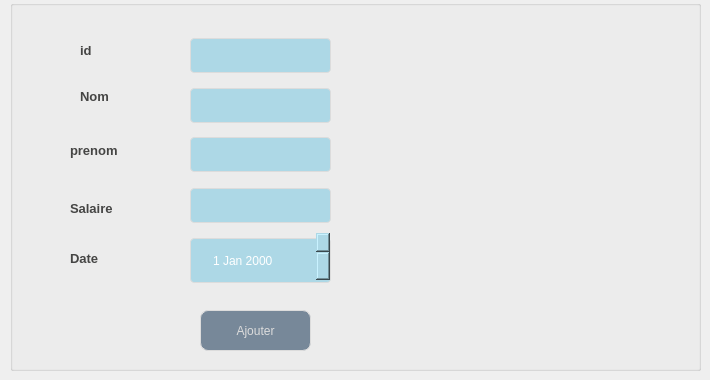
        <widget class="QWidget" name="tab">
         <attribute name="title">
          <string>Ajouter employes</string>
         </attribute>
         <widget class="QGroupBox" name="groupBox">
          <property name="geometry">
           <rect>
            <x>10</x>
            <y>0</y>
            <width>691</width>
            <height>371</height>
           </rect>
          </property>
          <property name="title">
           <string/>
          </property>
          <widget class="QLabel" name="label">
           <property name="geometry">
            <rect>
             <x>70</x>
             <y>40</y>
             <width>71</width>
             <height>20</height>
            </rect>
           </property>
           <property name="styleSheet">
            <string notr="true">background-color: transparent;
font: 8pt &quot;Castellar&quot;;
	color: #454544;
	font-weight: bold;
	font-size: 13px;
border:none;</string>
           </property>
           <property name="text">
            <string>id</string>
           </property>
          </widget>
          <widget class="QLabel" name="label_2">
           <property name="geometry">
            <rect>
             <x>70</x>
             <y>86</y>
             <width>81</width>
             <height>20</height>
            </rect>
           </property>
           <property name="styleSheet">
            <string notr="true">background-color: transparent;
font: 8pt &quot;Castellar&quot;;
	color: #454544;
	font-weight: bold;
	font-size: 13px;
border:none;</string>
           </property>
           <property name="text">
            <string>Nom </string>
           </property>
          </widget>
          <widget class="QLabel" name="label_3">
           <property name="geometry">
            <rect>
             <x>60</x>
             <y>200</y>
             <width>71</width>
             <height>16</height>
            </rect>
           </property>
           <property name="styleSheet">
            <string notr="true">background-color: transparent;
font: 8pt &quot;Castellar&quot;;
	color: #454544;
	font-weight: bold;
	font-size: 13px;
border:none;</string>
           </property>
           <property name="text">
            <string>Salaire</string>
           </property>
          </widget>
          <widget class="QPushButton" name="BA">
           <property name="geometry">
            <rect>
             <x>190</x>
             <y>310</y>
             <width>111</width>
             <height>41</height>
            </rect>
           </property>
           <property name="styleSheet">
            <string notr="true">QPushButton {
	font: 87 8pt &quot;Segoe UI Black&quot;;
color: #dcdcdc;
background:#778899;
border: none;
border: 1px solid #DCDCDC;
border-radius: 8px;

}
QPushButton:hover {
color:#fff;
font: 87 8pt &quot;Segoe UI Black&quot;;
background:#ADD8E6;
border: none;
}</string>
           </property>
           <property name="text">
            <string>Ajouter</string>
           </property>
          </widget>
          <widget class="QLineEdit" name="lineEdit">
           <property name="geometry">
            <rect>
             <x>180</x>
             <y>30</y>
             <width>141</width>
             <height>51</height>
            </rect>
           </property>
           <property name="styleSheet">
            <string notr="true">
QLineEdit {
  width: 100%;
  padding: 12px 20px;
  margin: 8px 0;
  display: inline-block;
  border: 1px solid #dcdcdc;
  border-radius: 4px;
  box-sizing: border-box;
  background: #ADD8E6;
  color: #FFFFFF;
}</string>
           </property>
          </widget>
          <widget class="QLineEdit" name="lineEdit_3">
           <property name="geometry">
            <rect>
             <x>180</x>
             <y>80</y>
             <width>141</width>
             <height>51</height>
            </rect>
           </property>
           <property name="styleSheet">
            <string notr="true">QLineEdit {
  width: 100%;
  padding: 12px 20px;
  margin: 8px 0;
  display: inline-block;
  border: 1px solid #dcdcdc;
  border-radius: 4px;
  box-sizing: border-box;
  background: #ADD8E6;
  color: #FFFFFF;
}
</string>
           </property>
          </widget>
          <widget class="QLineEdit" name="lineEdit_4">
           <property name="geometry">
            <rect>
             <x>180</x>
             <y>180</y>
             <width>141</width>
             <height>51</height>
            </rect>
           </property>
           <property name="styleSheet">
            <string notr="true">QLineEdit {
  width: 100%;
  padding: 12px 20px;
  margin: 8px 0;
  display: inline-block;
  border: 1px solid #dcdcdc;
  border-radius: 4px;
  box-sizing: border-box;
  background: #ADD8E6;
  color: #FFFFFF;
}</string>
           </property>
          </widget>
          <widget class="QLabel" name="label_10">
           <property name="geometry">
            <rect>
             <x>60</x>
             <y>250</y>
             <width>91</width>
             <height>16</height>
            </rect>
           </property>
           <property name="styleSheet">
            <string notr="true">background-color: transparent;
font: 8pt &quot;Castellar&quot;;
	color: #454544;
	font-weight: bold;
	font-size: 13px;
border:none;</string>
           </property>
           <property name="text">
            <string>Date </string>
           </property>
          </widget>
          <widget class="QLineEdit" name="linemarque">
           <property name="geometry">
            <rect>
             <x>180</x>
             <y>129</y>
             <width>141</width>
             <height>51</height>
            </rect>
           </property>
           <property name="styleSheet">
            <string notr="true">QLineEdit {
  width: 100%;
  padding: 12px 20px;
  margin: 8px 0;
  display: inline-block;
  border: 1px solid #dcdcdc;
  border-radius: 4px;
  box-sizing: border-box;
  background: #ADD8E6;
  color: #FFFFFF;
}</string>
           </property>
          </widget>
          <widget class="QDateEdit" name="date1">
           <property name="geometry">
            <rect>
             <x>180</x>
             <y>230</y>
             <width>141</width>
             <height>61</height>
            </rect>
           </property>
           <property name="styleSheet">
            <string notr="true">background-color: rgb(250, 211, 0);
width: 100%;
  padding: 12px 20px;
  margin: 8px 0;
  display: inline-block;
  border: 1px solid #dcdcdc;
  border-radius: 4px;
  box-sizing: border-box;
  background: #ADD8E6;
  color: #FFFFFF;</string>
           </property>
          </widget>
          <widget class="QLabel" name="label_9">
           <property name="geometry">
            <rect>
             <x>60</x>
             <y>140</y>
             <width>71</width>
             <height>20</height>
            </rect>
           </property>
           <property name="styleSheet">
            <string notr="true">background-color: transparent;
font: 8pt &quot;Castellar&quot;;
	color: #454544;
	font-weight: bold;
	font-size: 13px;
border:none;</string>
           </property>
           <property name="text">
            <string>prenom</string>
           </property>
          </widget>
         </widget>
        </widget>
